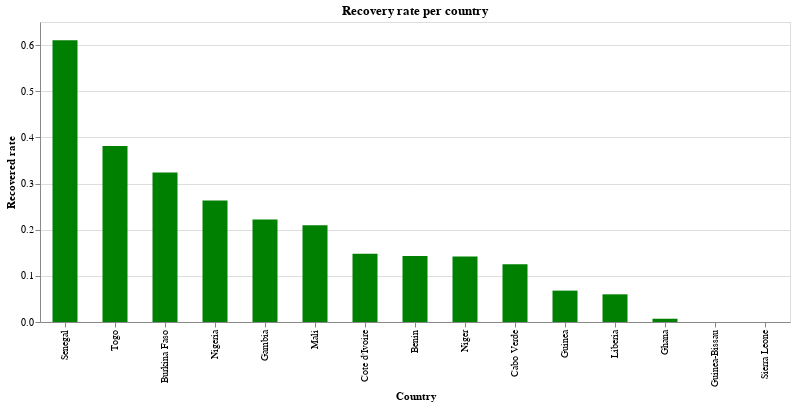

Here is the notebook cell this chart was saved with:
### Markdown cell above
### Recovery rate per country

### Code cell
alt.Chart(source).mark_bar(size = 25).encode(x = alt.X('Country', sort='-y'), y = 'Recovered rate', color = alt.value('green'),).properties(width = alt.Step(50), height = 300, title = 'Recovery rate per country').interactive()

### Figure 1 — Vega-Lite specification as saved in the notebook (floating-point values rounded to 4 significant figures)
{"config": {"view": {"continuousWidth": 400, "continuousHeight": 300}}, "data": {"name": "data-95fb21f38656a3f9df2583a451c474e5"}, "mark": {"type": "bar", "size": 25}, "encoding": {"color": {"value": "green"}, "x": {"type": "nominal", "field": "Country", "sort": "-y"}, "y": {"type": "quantitative", "field": "Recovered rate"}}, "height": 300, "selection": {"selector004": {"type": "interval", "bind": "scales", "encodings": ["x", "y"]}}, "title": "Recovery rate per country", "width": {"step": 50}, "$schema": "https://vega.github.io/schema/vega-lite/v4.0.2.json", "datasets": {"data-95fb21f38656a3f9df2583a451c474e5": [{"Country": "Cote d'Ivoire", "Lat": 7.54, "Long": -5.547, "Date": "2020-04-12T00:00:00", "Confirmed_cases": 574, "Dead": 5, "Recovered": 85, "ill people": 489, "Death rate": 0.008711, "Recovered rate": 0.1481}, {"Country": "Ghana", "Lat": 7.947, "Long": -1.023, "Date": "2020-04-12T00:00:00", "Confirmed_cases": 566, "Dead": 8, "Recovered": 4, "ill people": 562, "Death rate": 0.01413, "Recovered rate": 0.007067}, {"Country": "Niger", "Lat": 17.61, "Long": 8.082, "Date": "2020-04-12T00:00:00", "Confirmed_cases": 529, "Dead": 12, "Recovered": 75, "ill people": 454, "Death rate": 0.02268, "Recovered rate": 0.1418}, {"Country": "Burkina Faso", "Lat": 12.24, "Long": -1.562, "Date": "2020-04-12T00:00:00", "Confirmed_cases": 497, "Dead": 27, "Recovered": 161, "ill people": 336, "Death rate": 0.05433, "Recovered rate": 0.3239}, {"Country": "Nigeria", "Lat": 9.082, "Long": 8.675, "Date": "2020-04-12T00:00:00", "Confirmed_cases": 323, "Dead": 10, "Recovered": 85, "ill people": 238, "Death rate": 0.03096, "Recovered rate": 0.2632}, {"Country": "Senegal", "Lat": 14.5, "Long": -14.45, "Date": "2020-04-12T00:00:00", "Confirmed_cases": 280, "Dead": 2, "Recovered": 171, "ill people": 109, "Death rate": 0.007143, "Recovered rate": 0.6107}, {"Country": "Guinea", "Lat": 9.946, "Long": -9.697, "Date": "2020-04-12T00:00:00", "Confirmed_cases": 250, "Dead": 0, "Recovered": 17, "ill people": 233, "Death rate": 0.0, "Recovered rate": 0.068}, {"Country": "Mali", "Lat": 17.57, "Long": -3.996, "Date": "2020-04-12T00:00:00", "Confirmed_cases": 105, "Dead": 9, "Recovered": 22, "ill people": 83, "Death rate": 0.08571, "Recovered rate": 0.2095}, {"Country": "Togo", "Lat": 8.62, "Long": 0.8248, "Date": "2020-04-12T00:00:00", "Confirmed_cases": 76, "Dead": 3, "Recovered": 29, "ill people": 47, "Death rate": 0.03947, "Recovered rate": 0.3816}, {"Country": "Liberia", "Lat": 6.428, "Long": -9.43, "Date": "2020-04-12T00:00:00", "Confirmed_cases": 50, "Dead": 5, "Recovered": 3, "ill people": 47, "Death rate": 0.1, "Recovered rate": 0.06}, {"Country": "Guinea-Bissau", "Lat": 11.8, "Long": -15.18, "Date": "2020-04-12T00:00:00", "Confirmed_cases": 38, "Dead": 0, "Recovered": 0, "ill people": 38, "Death rate": 0.0, "Recovered rate": 0.0}, {"Country": "Benin", "Lat": 9.308, "Long": 2.316, "Date": "2020-04-12T00:00:00", "Confirmed_cases": 35, "Dead": 1, "Recovered": 5, "ill people": 30, "Death rate": 0.02857, "Recovered rate": 0.1429}, {"Country": "Sierra Leone", "Lat": 8.461, "Long": -11.78, "Date": "2020-04-12T00:00:00", "Confirmed_cases": 10, "Dead": 0, "Recovered": 0, "ill people": 10, "Death rate": 0.0, "Recovered rate": 0.0}, {"Country": "Gambia", "Lat": 13.44, "Long": -15.31, "Date": "2020-04-12T00:00:00", "Confirmed_cases": 9, "Dead": 1, "Recovered": 2, "ill people": 7, "Death rate": 0.1111, "Recovered rate": 0.2222}, {"Country": "Cabo Verde", "Lat": 16.54, "Long": -23.04, "Date": "2020-04-12T00:00:00", "Confirmed_cases": 8, "Dead": 1, "Recovered": 1, "ill people": 7, "Death rate": 0.125, "Recovered rate": 0.125}]}}
